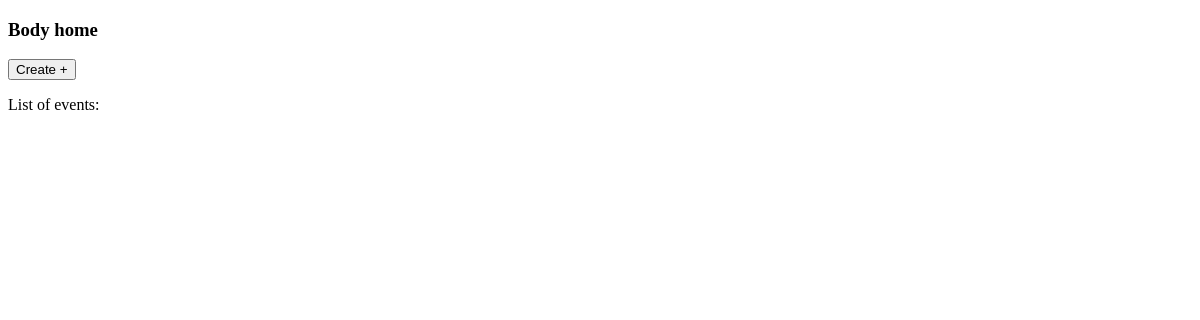
Before: / with the older database file.
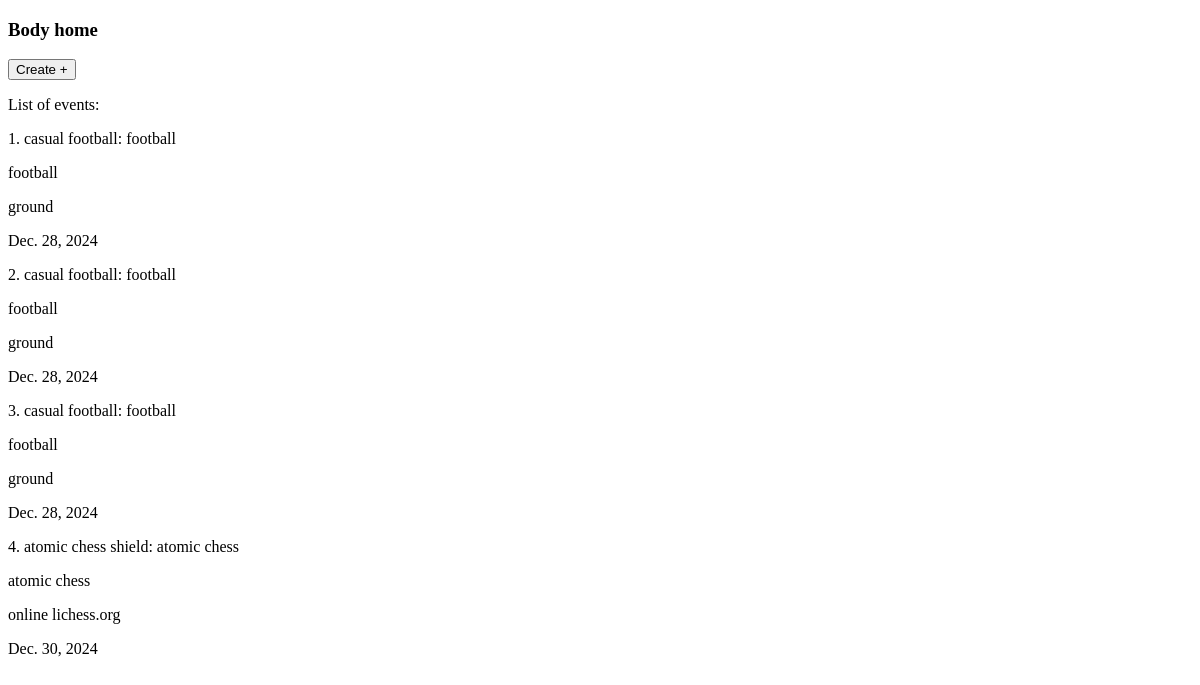
After: the same page with the newer database file.
### events/models.py (models this page shows)
class Events(models.Model):
    eventName=models.CharField(max_length=64)
    sport=models.CharField(max_length=64)
    location=models.CharField(max_length=128)
    desc=models.TextField()
    date=models.DateField()
    eventID=models.AutoField(primary_key=True)
    def __str__(self):
        return self.eventName + ": " + self.sport

### events/views.py (the view)
# urls.py: path("",views.index, name="home"),
def index(request):
    events=Events.objects.all()
    return render(request, 'index.html', {'events':events})

### templates/index.html (shortened to what this page needs)
{% extends 'base.html' %}
{% block body %}
    <h3>Body home</h3>
    <a href="/create">
        <button type="button">Create +</button>
    </a>
    <p>List of events:</p>
    {% for event in events %}
    <p>{{forloop.counter}}. {{event}}</p>
    <p>{{event.sport}}</p>
    <p>{{event.location}}</p>
    <p>{{event.date}}</p>
    {% endfor %}
{% endblock body %}

### templates/base.html (shortened to what this page needs)
<!DOCTYPE html>
<html lang="en">
<head>
</head>
<body>
    {% block body %} {% endblock body %}
</body>
</html>

Changed rows visible on the page:
added Events: eventName+sport "casual football: football", sport "football", location "ground", date "Dec. 28, 2024"
added Events: eventName+sport "casual football: football", sport "football", location "ground", date "Dec. 28, 2024"
added Events: eventName+sport "casual football: football", sport "football", location "ground", date "Dec. 28, 2024"
added Events: eventName+sport "atomic chess shield: atomic chess", sport "atomic chess", location "online lichess.org", date "Dec. 30, 2024"
